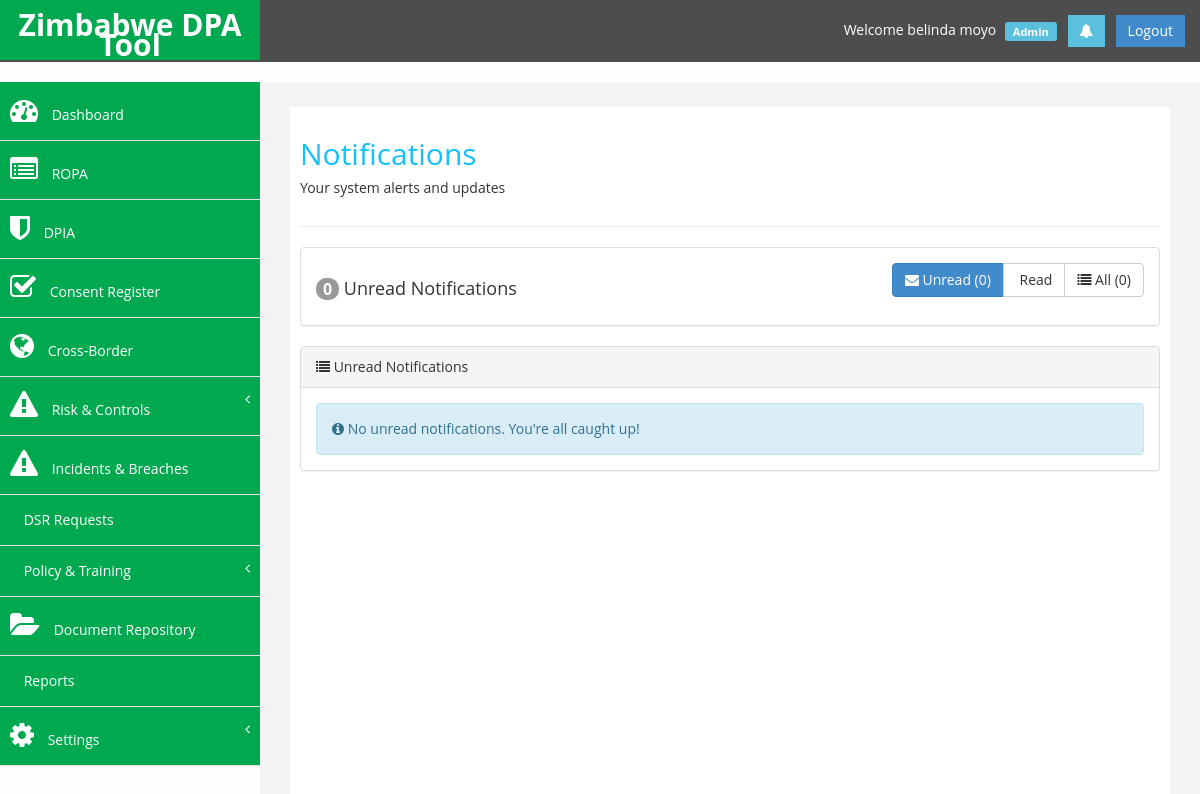
Before: /notifications.php (signed in) with the older database file.
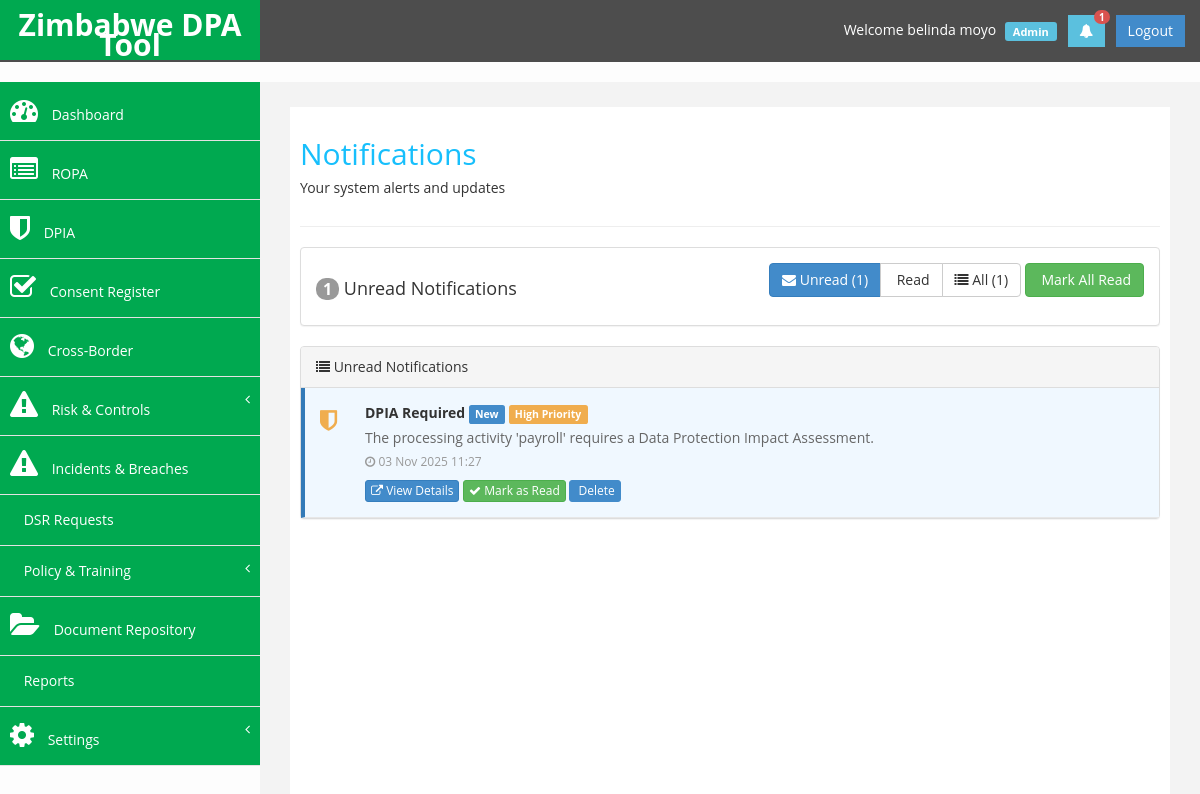
After: the same page with the newer database file.
### tables this page shows
CREATE TABLE `notifications` (
  `notification_id` int(11) UNSIGNED NOT NULL,
  `org_id` int(11) UNSIGNED NOT NULL,
  `user_id` int(11) UNSIGNED DEFAULT NULL,
  `notification_type` enum('consent_expiry','dsr_sla','breach_sla','risk_overdue','training_due','document_expiry','dpia_pending','system','risk_assigned','dsr_assigned','dsr_new','cross_border_high_risk','consent_expiring','dpia_approved','dpia_rejected','dpia_revision_required','incident_assigned','data_breach','policy_published','training_assigned') DEFAULT 'system',
  `title` varchar(255) NOT NULL,
  `message` text NOT NULL,
  `entity_type` varchar(100) DEFAULT NULL,
  `entity_id` int(11) UNSIGNED DEFAULT NULL,
  `link_url` varchar(500) DEFAULT NULL,
  `is_read` tinyint(1) DEFAULT 0,
  `read_at` timestamp NULL DEFAULT NULL,
  `priority` enum('low','medium','high','critical') DEFAULT 'medium',
  `created_at` timestamp NOT NULL DEFAULT current_timestamp()
);

### includes/auth.php (called while the page is built, shortened)
<?php
require_once dirname(__DIR__) . '/config/config.php';
function get_current_user_id() {
    return $_SESSION['dpa_user_id'] ?? null;
}
function get_current_org_id() {
    return $_SESSION['dpa_org_id'] ?? null;
}
?>

### config/database.php (called while the page is built, shortened)
<?php
try {
    $dpa_db = new mysqli(DB_HOST, DB_USER, DB_PASS, DB_NAME);
    $dpa_db->set_charset(DB_CHARSET);
} catch (Exception $e) {
    die("Database connection error: " . $e->getMessage());
}
function db_query($query, $params = []) {
    global $dpa_db;
    $stmt = $dpa_db->prepare($query);
    if (!empty($params)) {
        $types = '';
        $values = [];
        foreach ($params as $param) {
            if (is_int($param)) {
                $types .= 'i';
            } elseif (is_float($param)) {
                $types .= 'd';
            } else {
                $types .= 's';
            }
            $values[] = $param;
        }
        $stmt->bind_param($types, ...$values);
    }
    $stmt->execute();
    return $stmt;
}
function db_fetch_all($stmt) {
    $result = $stmt->get_result();
    return $result->fetch_all(MYSQLI_ASSOC);
}
function db_fetch_one($stmt) {
    $result = $stmt->get_result();
    return $result->fetch_assoc();
}
?>

### config/config.php (called while the page is built, shortened)
<?php
require_once 'database.php';
function format_datetime($datetime, $format = 'Y-m-d H:i:s') {
    return date($format, strtotime($datetime));
}
?>

### notifications.php (the view, shortened to what the changed rows need)
<?php
require_once 'config/database.php';
require_once 'config/config.php';
require_once 'includes/auth.php';
$user_id = get_current_user_id();
$org_id = get_current_org_id();
$filter = $_GET['filter'] ?? 'unread';
$where_conditions = ["org_id = ?", "user_id = ?"];
$params = [$org_id, $user_id];
if ($filter === 'unread') {
    $where_conditions[] = "is_read = 0";
} elseif ($filter === 'read') {
    $where_conditions[] = "is_read = 1";
}
$where_clause = implode(' AND ', $where_conditions);
$query = "SELECT * FROM notifications
          WHERE $where_clause
          ORDER BY created_at DESC
          LIMIT 100";
$stmt = db_query($query, $params);
$notifications = db_fetch_all($stmt);
$unread_query = "SELECT COUNT(*) as count FROM notifications WHERE org_id = ? AND user_id = ? AND is_read = 0";
$unread_stmt = db_query($unread_query, [$org_id, $user_id]);
$unread_count = db_fetch_one($unread_stmt)['count'];
$total_query = "SELECT COUNT(*) as count FROM notifications WHERE org_id = ? AND user_id = ?";
$total_stmt = db_query($total_query, [$org_id, $user_id]);
$total_count = db_fetch_one($total_stmt)['count'];
?>
<!DOCTYPE html>
<html xmlns="http://www.w3.org/1999/xhtml">
<head>
    <link href="assets/css/bootstrap.css" rel="stylesheet" />
    <link href="assets/css/font-awesome.css" rel="stylesheet" />
    <link href="assets/css/custom.css" rel="stylesheet" />
</head>
<body>
    <div id="wrapper">
        <?php include 'includes/header.php'; ?>
        <div id="page-wrapper">
            <div id="page-inner">
                <div class="row">
                    <div class="col-md-12">
                        <h2>Notifications</h2>
                    </div>
                </div>
                <div class="row">
                    <div class="col-md-12">
                        <div class="panel panel-default">
                            <div class="panel-body">
                                <div class="row">
                                    <div class="col-md-6">
                                        <h4 style="margin-top: 5px;">
                                            <span class="badge badge-danger" style="font-size: 16px;"><?php echo $unread_count; ?></span>
                                            Unread Notifications
                                        </h4>
                                    </div>
                                    <div class="col-md-6 text-right">
                                        <div class="btn-group">
                                            <a href="notifications.php?filter=unread" class="btn btn-<?php echo $filter === 'unread' ? 'primary' : 'default'; ?>">
                                                <i class="fa fa-envelope"></i> Unread (<?php echo $unread_count; ?>)
                                            </a>
                                            <a href="notifications.php?filter=read" class="btn btn-<?php echo $filter === 'read' ? 'primary' : 'default'; ?>">
                                                <i class="fa fa-envelope-open"></i> Read
                                            </a>
                                            <a href="notifications.php?filter=all" class="btn btn-<?php echo $filter === 'all' ? 'primary' : 'default'; ?>">
                                                <i class="fa fa-list"></i> All (<?php echo $total_count; ?>)
                                            </a>
                                        </div>
                                        <?php if ($unread_count > 0): ?>
                                        <a href="notifications_mark_all_read.php" class="btn btn-success" onclick="return confirm('Mark all notifications as read?');">
                                            <i class="fa fa-check-double"></i> Mark All Read
                                        </a>
                                        <?php endif; ?>
                                    </div>
                                </div>
                            </div>
                        </div>
                    </div>
                </div>
                <div class="row">
                    <div class="col-md-12">
                        <div class="panel panel-default">
                            <div class="panel-body" style="padding: 0;">
                                <?php if (empty($notifications)): ?>
                                <div class="alert alert-info" style="margin: 15px;">
                                    <i class="fa fa-info-circle"></i>
                                    <?php if ($filter === 'unread'): ?>
                                        No unread notifications. You're all caught up!
                                    <?php elseif ($filter === 'read'): ?>
                                        No read notifications yet.
                                    <?php else: ?>
                                        No notifications yet.
                                    <?php endif; ?>
                                </div>
                                <?php else: ?>
                                <div class="list-group" style="margin-bottom: 0;">
                                    <?php foreach ($notifications as $notif): ?>
                                    <div class="notification-item <?php echo !$notif['is_read'] ? 'unread' : ''; ?>">
                                        <div class="notification-icon priority-<?php echo $notif['priority']; ?>">
                                            <?php
                                            $icon = 'bell';
                                            switch ($notif['notification_type']) {
                                                case 'dpia_pending':
                                                case 'dpia_approved':
                                                case 'dpia_rejected':
                                                case 'dpia_revision_required': $icon = 'shield'; break;
                                            }
                                            ?>
                                            <i class="fa fa-<?php echo $icon; ?>"></i>
                                        </div>
                                        <div class="notification-content">
                                            <div class="notification-title">
                                                <?php echo htmlspecialchars($notif['title']); ?>
                                                <?php if (!$notif['is_read']): ?>
                                                <span class="label label-primary">New</span>
                                                <?php endif; ?>
                                                <?php if ($notif['priority'] === 'critical'): ?>
                                                <span class="label label-danger">Critical</span>
                                                <?php elseif ($notif['priority'] === 'high'): ?>
                                                <span class="label label-warning">High Priority</span>
                                                <?php endif; ?>
                                            </div>
                                            <div class="notification-message">
                                                <?php echo htmlspecialchars($notif['message']); ?>
                                            </div>
                                            <div class="notification-time">
                                                <i class="fa fa-clock-o"></i>
                                                <?php
                                                $time_diff = time() - strtotime($notif['created_at']);
                                                if ($time_diff < 60) {
                                                    echo 'Just now';
                                                } elseif ($time_diff < 3600) {
                                                    echo floor($time_diff / 60) . ' minutes ago';
                                                } elseif ($time_diff < 86400) {
                                                    echo floor($time_diff / 3600) . ' hours ago';
                                                } elseif ($time_diff < 604800) {
                                                    echo floor($time_diff / 86400) . ' days ago';
                                                } else {
                                                    echo format_datetime($notif['created_at'], 'd M Y H:i');
                                                }
                                                ?>
                                            </div>
                                            <div class="notification-actions">
                                                <?php if ($notif['link_url']): ?>
                                                <a href="<?php echo htmlspecialchars($notif['link_url']); ?>" class="btn btn-primary btn-xs">
                                                    <i class="fa fa-external-link"></i> View Details
                                                </a>
                                                <?php endif; ?>
                                                <?php if (!$notif['is_read']): ?>
                                                <a href="notifications_mark_read.php?id=<?php echo $notif['notification_id']; ?>" class="btn btn-success btn-xs">
                                                    <i class="fa fa-check"></i> Mark as Read
                                                </a>
                                                <?php endif; ?>
                                                <a href="notifications_delete.php?id=<?php echo $notif['notification_id']; ?>" class="btn btn-danger btn-xs"
                                                   onclick="return confirm('Delete this notification?');">
                                                    <i class="fa fa-trash"></i> Delete
                                                </a>
                                            </div>
                                        </div>
                                    </div>
                                    <?php endforeach; ?>
                                </div>
                                <?php endif; ?>
                            </div>
                        </div>
                    </div>
                </div>
            </div>
        </div>
    </div>
</body>
</html>

### includes/header.php (shortened to what the changed rows need)
<?php
require_once dirname(__DIR__) . '/includes/auth.php';
$_user_id = get_current_user_id();
$_org_id = get_current_org_id();
$notif_query = "SELECT COUNT(*) as count FROM notifications WHERE org_id = ? AND user_id = ? AND is_read = 0";
$notif_stmt = db_query($notif_query, [$_org_id, $_user_id]);
$unread_notifications = db_fetch_one($notif_stmt)['count'] ?? 0;
?>
<nav class="navbar navbar-default navbar-cls-top" role="navigation">
     <div class="navbar-user-info">
          <a href="notifications.php" class="btn btn-info square-btn-adjust" style="position: relative;" title="Notifications">
               <i class="fa fa-bell"></i>
               <?php if ($unread_notifications > 0): ?>
               <span class="badge" style="position: absolute; top: -5px; right: -5px; background-color: #d9534f; color: white; font-size: 10px; padding: 2px 5px; border-radius: 10px;">
                    <?php echo $unread_notifications > 99 ? '99+' : $unread_notifications; ?>
               </span>
               <?php endif; ?>
          </a>
     </div>
</nav>

Changed rows visible on the page:
added notifications: title "DPIA Required", is_read "New", priority "High Priority", message "The processing activity 'payroll' requires a Data Protection Impact Assessment.", created_at "03 Nov 2025 11:27"
Other visible differences:
$unread_notifications: (not shown) → "1"
$unread_count: "0" → "1"
$total_count: "0" → "1"
text no longer shown: "No unread notifications. You're all caught up!"
text now shown: "Mark All Read"
